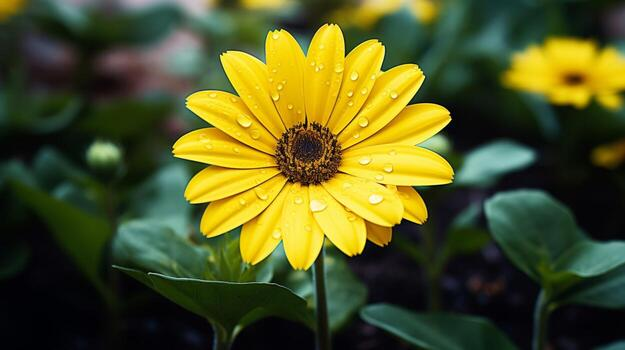
#> input picture EX_01/input.jpeg, 625 x 350 px, found by its file name
$ python program.py
#> lines starting #> are read from the running program, lines starting #| are printed output that depends on the picture; after the words box and inside, x2 and y2 are one past the last pixel; in counts of white or black regions, pixels touching at a corner belong together

import cv2
import numpy as np

img = cv2.imread("input.jpeg")
#> img is the input picture: shape (350, 625, 3); mean B, G, R 35.2, 85.3, 81.5

if img is None:
    print("Error: Image not found!")
    exit()

gray = cv2.cvtColor(img, cv2.COLOR_BGR2GRAY)
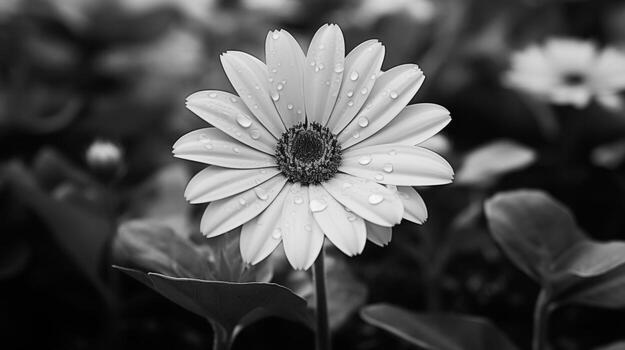
#> gray: shape (350, 625); min 0, max 250, mean 78.4
gray = np.float32(gray)

corners = cv2.cornerHarris(gray, 2, 3, 0.04)
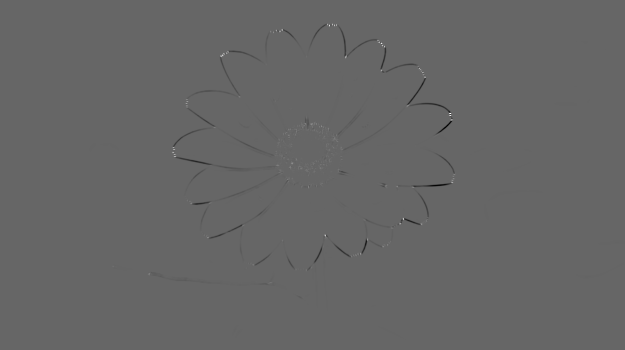
#> corners: shape (350, 625) float32; min -63037640, max 94281160, mean -125862.1; drawn with min black and max white
corners = cv2.dilate(corners, None)
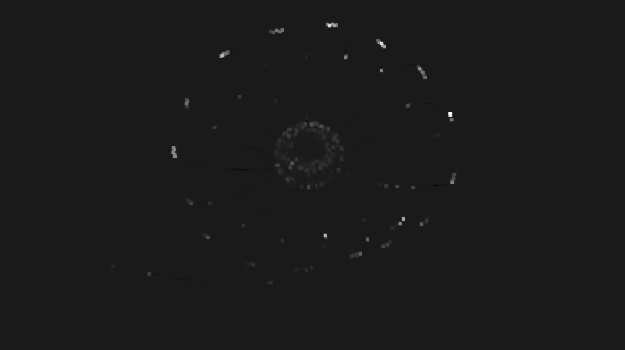
#> corners: shape (350, 625) float32; min -11042782, max 94281160, mean 168306.8; drawn with min black and max white

result = img.copy()
result[corners > 0.01 * corners.max()] = [0, 0, 255]
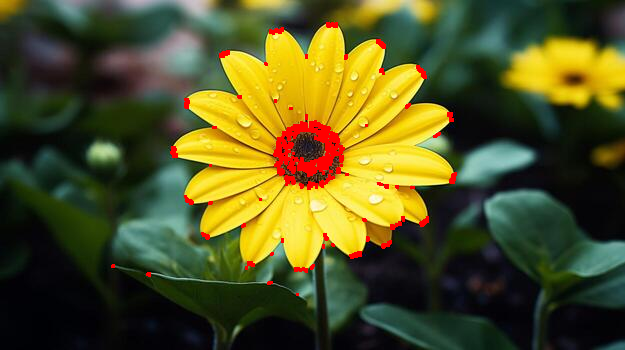
#> result: shape (350, 625, 3); 1.84% of pixels changed, all inside (x1, y1, x2, y2) = (111, 22, 457, 296)

cv2.imwrite("output.jpeg", result)

cv2.imshow("Original Image", img)
cv2.imshow("Harris Corner Detection", result)

cv2.waitKey(0)
cv2.destroyAllWindows()
